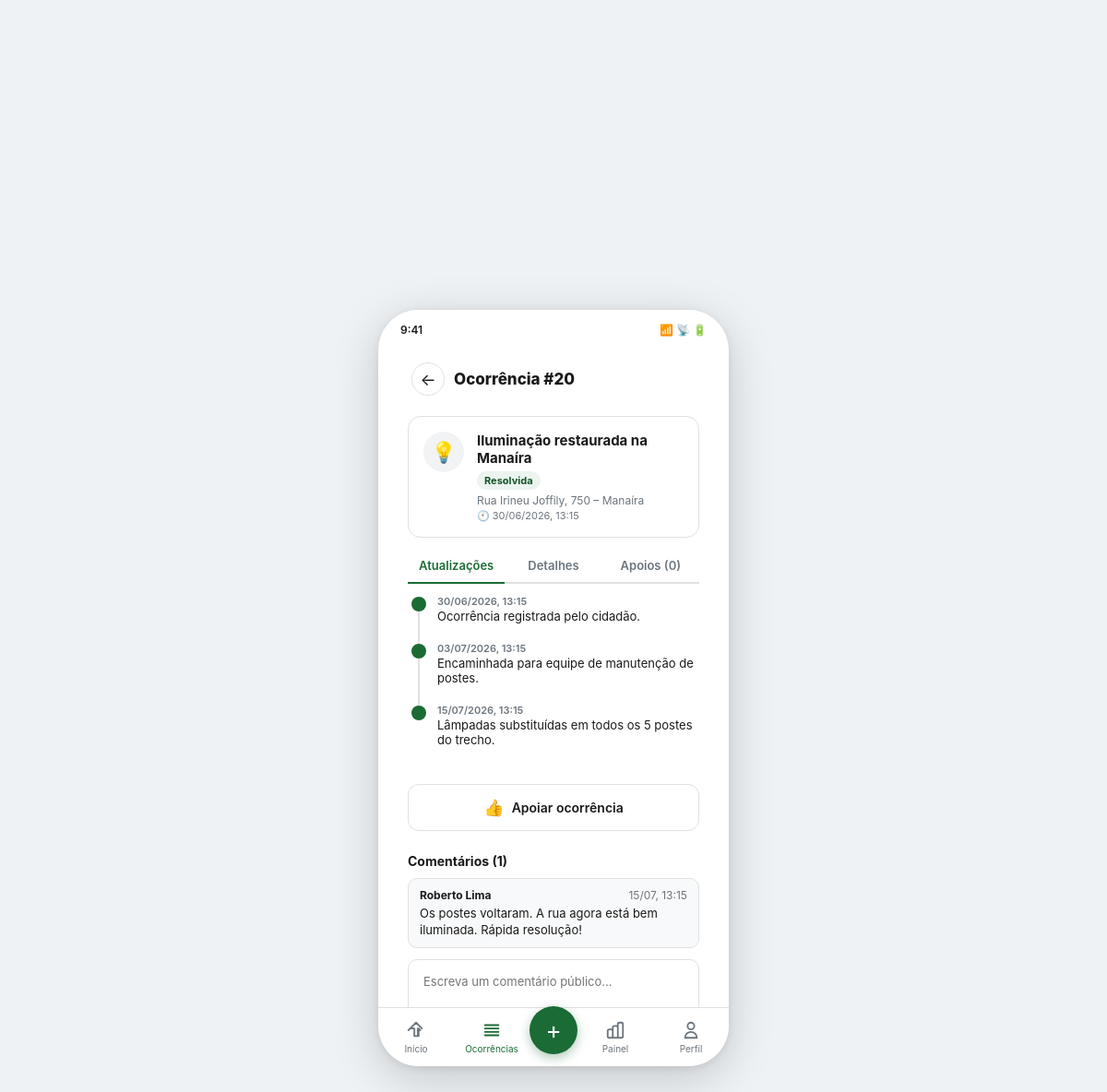
Screenshot of /?page=ocorrencia/detalhe&id=20 (signed in) with the database file from the repository.
### tables this page shows
CREATE TABLE IF NOT EXISTS ocorrencias (
    id INT AUTO_INCREMENT PRIMARY KEY,
    titulo VARCHAR(255) NOT NULL,
    descricao TEXT NOT NULL,
    categoria ENUM('buraco_na_via', 'iluminacao_publica', 'alagamento', 'terreno_baldio', 'limpeza_urbana', 'outros') NOT NULL,
    status ENUM('em_andamento', 'encaminhada', 'resolvida', 'cancelada', 'atrasada') NOT NULL DEFAULT 'em_andamento',
    prioridade ENUM('baixa', 'media', 'alta') NOT NULL DEFAULT 'media',
    usuario_id INT NOT NULL,
    secretaria_id INT NULL,
    data_registro TIMESTAMP DEFAULT CURRENT_TIMESTAMP,
    prazo_resolucao DATE NULL,
    data_conclusao TIMESTAMP NULL,
    justificativa_cancelamento TEXT NULL,
    FOREIGN KEY (usuario_id) REFERENCES usuarios(id) ON DELETE CASCADE,
    FOREIGN KEY (secretaria_id) REFERENCES secretarias(id) ON DELETE SET NULL
);

CREATE TABLE IF NOT EXISTS historico_status (
    id INT AUTO_INCREMENT PRIMARY KEY,
    ocorrencia_id INT NOT NULL,
    status_anterior VARCHAR(50) NULL,
    status_novo VARCHAR(50) NOT NULL,
    usuario_id INT NULL,
    observacao TEXT NULL,
    data TIMESTAMP DEFAULT CURRENT_TIMESTAMP,
    FOREIGN KEY (ocorrencia_id) REFERENCES ocorrencias(id) ON DELETE CASCADE,
    FOREIGN KEY (usuario_id) REFERENCES usuarios(id) ON DELETE SET NULL
);

CREATE TABLE IF NOT EXISTS comentarios (
    id INT AUTO_INCREMENT PRIMARY KEY,
    ocorrencia_id INT NOT NULL,
    usuario_id INT NOT NULL,
    texto TEXT NOT NULL,
    data TIMESTAMP DEFAULT CURRENT_TIMESTAMP,
    FOREIGN KEY (ocorrencia_id) REFERENCES ocorrencias(id) ON DELETE CASCADE,
    FOREIGN KEY (usuario_id) REFERENCES usuarios(id) ON DELETE CASCADE
);

CREATE TABLE IF NOT EXISTS usuarios (
    id INT AUTO_INCREMENT PRIMARY KEY,
    nome VARCHAR(255) NOT NULL,
    cpf VARCHAR(11) NOT NULL UNIQUE,
    telefone VARCHAR(20) NULL,
    email VARCHAR(255) NOT NULL UNIQUE,
    senha VARCHAR(255) NOT NULL,
    reputacao INT DEFAULT 1000,
    perfil ENUM('cidadao', 'administrador', 'secretaria') NOT NULL DEFAULT 'cidadao',
    ativo TINYINT(1) DEFAULT 1,
    data_cadastro TIMESTAMP DEFAULT CURRENT_TIMESTAMP
);

### controllers/OcorrenciaController.php (called while the page is built, shortened)
<?php
require_once __DIR__ . '/../models/Ocorrencia.php';
class OcorrenciaController {
    private Ocorrencia $ocorrenciaModel;
    public function __construct() {
        $db = Database::getInstance();
        $this->ocorrenciaModel = new Ocorrencia($db);
    }
    public function detalhe(int $idOcorrencia): void {
        $ocorrencia = $this->ocorrenciaModel->findById($idOcorrencia);
        $userApoiou = false;
        if (isLoggedIn()) {
            $userApoiou = $this->ocorrenciaModel->userApoiou($idOcorrencia, $_SESSION['user_id']);
        }
        require_once __DIR__ . '/../views/ocorrencias/detalhe.php';
    }
}

### models/Ocorrencia.php (called while the page is built, shortened)
<?php
class Ocorrencia {
    private PDO $db;
    public function __construct(PDO $db) {
        $this->db = $db;
    }
    public function findById(int $idOcorrencia): ?array {
        $query = "SELECT o.*, l.bairro, l.rua, l.numero, l.cidade, l.estado, l.latitude, l.longitude,
                       u.nome AS usuario_nome, u.email AS usuario_email,
                       s.nome AS secretaria_nome,
                       (SELECT COUNT(*) FROM apoios a WHERE a.ocorrencia_id = o.id) AS total_apoios,
                       (SELECT COUNT(*) FROM comentarios c WHERE c.ocorrencia_id = o.id) AS total_comentarios,
                       (SELECT COUNT(*) FROM validacoes_resolucao vr WHERE vr.ocorrencia_id = o.id AND vr.tipo = 'valida') AS total_validas,
                       (SELECT COUNT(*) FROM validacoes_resolucao vr WHERE vr.ocorrencia_id = o.id AND vr.tipo = 'contra_valida') AS total_contra_validas
                FROM ocorrencias o
                LEFT JOIN localizacoes l ON o.id = l.ocorrencia_id
                LEFT JOIN usuarios u ON o.usuario_id = u.id
                LEFT JOIN secretarias s ON o.secretaria_id = s.id
                WHERE o.id = :id LIMIT 1";
        $consulta = $this->db->prepare($query);
        $consulta->execute([':id' => $idOcorrencia]);
        $ocorrencia = $consulta->fetch();
        $consultaMidia = $this->db->prepare("SELECT * FROM midias WHERE ocorrencia_id = :id ORDER BY data_envio ASC");
        $consultaMidia->execute([':id' => $idOcorrencia]);
        $ocorrencia['midias'] = $consultaMidia->fetchAll();
        $consultaHist = $this->db->prepare("SELECT h.*, u.nome AS usuario_nome FROM historico_status h LEFT JOIN usuarios u ON h.usuario_id = u.id WHERE h.ocorrencia_id = :id ORDER BY h.data ASC");
        $consultaHist->execute([':id' => $idOcorrencia]);
        $historico = $consultaHist->fetchAll();
        $ocorrencia['historico'] = $historico;
        $ocorrencia['historico_status'] = $historico;
        $consultaCom = $this->db->prepare("SELECT c.*, u.nome AS usuario_nome FROM comentarios c LEFT JOIN usuarios u ON c.usuario_id = u.id WHERE c.ocorrencia_id = :id ORDER BY c.data ASC");
        $consultaCom->execute([':id' => $idOcorrencia]);
        $ocorrencia['comentarios'] = $consultaCom->fetchAll();
        return $ocorrencia;
    }
    public function userApoiou(int $idOcorrencia, int $idUsuario): bool {
        $consulta = $this->db->prepare("SELECT COUNT(*) FROM apoios WHERE ocorrencia_id = :o_id AND usuario_id = :u_id");
        $consulta->execute([':o_id' => $idOcorrencia, ':u_id' => $idUsuario]);
        return (int)$consulta->fetchColumn() > 0;
    }
}

### config/config.php (called while the page is built, shortened)
<?php
function isLoggedIn(): bool {
    return isset($_SESSION['user_id']) && !empty($_SESSION['user_id']);
}
function getFlash(): ?array {
    if (isset($_SESSION['flash'])) {
        $mensagemFlash = $_SESSION['flash'];
        return $mensagemFlash;
    }
    return null;
}
function sanitize(string $dados): string {
    return htmlspecialchars(trim($dados), ENT_QUOTES, 'UTF-8');
}

### views/ocorrencias/detalhe.php (the view, shortened to what this page needs)
<?php
require_once __DIR__ . '/../layout/header.php';
$flash = getFlash();
$badgeClass = 'badge-orange';
$statusText = 'Em andamento';
if ($ocorrencia['status'] === 'encaminhada') { $badgeClass = 'badge-blue'; $statusText = 'Encaminhada'; }
elseif ($ocorrencia['status'] === 'resolvida') { $badgeClass = 'badge-green'; $statusText = 'Resolvida'; }
elseif ($ocorrencia['status'] === 'cancelada') { $badgeClass = 'badge-red'; $statusText = 'Cancelada'; }
elseif ($ocorrencia['status'] === 'atrasada') { $badgeClass = 'badge-red'; $statusText = 'Atrasada'; }
$catIcon = '⚠️';
if ($ocorrencia['categoria'] === 'iluminacao_publica') $catIcon = '💡';
elseif ($ocorrencia['categoria'] === 'alagamento') $catIcon = '💧';
elseif ($ocorrencia['categoria'] === 'terreno_baldio') $catIcon = '🌿';
elseif ($ocorrencia['categoria'] === 'limpeza_urbana') $catIcon = '🗑️';
elseif ($ocorrencia['categoria'] === 'outros') $catIcon = '•••';
?>
<div class="screen-body">
    <div class="detail-header">
        <a href="?page=painel" class="back-btn" title="Voltar">←</a>
        <span class="detail-title">Ocorrência #<?= $ocorrencia['id'] ?></span>
    </div>
    <?php if ($flash): ?>
        <div style="padding: 0 16px 10px;">
        </div>
    <?php endif; ?>
    <div class="occ-detail-card">
        <div class="occ-detail-icon"><?= $catIcon ?></div>
        <div class="occ-detail-info">
            <div class="occ-detail-title"><?= sanitize($ocorrencia['titulo']) ?></div>
            <span class="badge <?= $badgeClass ?>" style="display:inline-block; margin: 2px 0 4px;"><?= $statusText ?></span>
            <div class="occ-detail-addr"><?= sanitize(($ocorrencia['rua'] ?? '') . ', ' . ($ocorrencia['numero'] ?? '') . ' – ' . ($ocorrencia['bairro'] ?? '')) ?></div>
            <div class="occ-detail-time">🕙 <?= date('d/m/Y, H:i', strtotime($ocorrencia['data_registro'])) ?></div>
        </div>
    </div>
    <div class="detail-tabs">
        <div class="detail-tab active" data-tab="tabUpdates" onclick="switchDetailTab('tabUpdates', this)">Atualizações</div>
        <div class="detail-tab" data-tab="tabDetails" onclick="switchDetailTab('tabDetails', this)">Detalhes</div>
        <div class="detail-tab" data-tab="tabSupports" onclick="switchDetailTab('tabSupports', this)">Apoios (<?= $ocorrencia['total_apoios'] ?>)</div>
    </div>
    <div id="tabUpdates" class="tab-content" style="display: block;">
        <div class="timeline">
            <?php if (empty($ocorrencia['historico'])): ?>
                <div class="timeline-item">
                    <div class="tl-dot"></div>
                    <div class="tl-content">
                        <div class="tl-time"><?= date('d/m/Y, H:i', strtotime($ocorrencia['data_registro'])) ?></div>
                        <div class="tl-text">Ocorrência registrada pelo cidadão</div>
                    </div>
                </div>
            <?php else: ?>
                <?php foreach ($ocorrencia['historico'] as $hist): ?>
                    <div class="timeline-item">
                        <div class="tl-dot"></div>
                        <div class="tl-content">
                            <div class="tl-time"><?= date('d/m/Y, H:i', strtotime($hist['data'])) ?></div>
                            <div class="tl-text"><?= sanitize($hist['observacao'] ?? ('Status atualizado para: ' . strtoupper(str_replace('_', ' ', $hist['status_novo'])))) ?></div>
                        </div>
                    </div>
                <?php endforeach; ?>
            <?php endif; ?>
        </div>
    </div>
    <div style="margin-top: 8px;">
        <?php if (isLoggedIn()): ?>
            <form action="?page=ocorrencia/apoiar&id=<?= $ocorrencia['id'] ?>" method="POST">
                <button type="submit" class="support-btn">
                    <span class="thumb">👍</span>
                    <?= $userApoiou ? 'Apoio registrado' : 'Apoiar ocorrência' ?>
                </button>
            </form>
        <?php else: ?>
            <a href="?page=auth/login" class="support-btn">
                <span class="thumb">👍</span> Apoiar ocorrência
            </a>
        <?php endif; ?>
    </div>
    <div style="padding: 12px 16px 24px;">
        <h4 style="font-size: 14px; font-weight: 700; margin-bottom: 10px;">Comentários (<?= count($ocorrencia['comentarios']) ?>)</h4>
        <?php if (empty($ocorrencia['comentarios'])): ?>
            <p style="font-size: 12px; color: var(--text-muted); margin-bottom: 12px;">Seja o primeiro a comentar nesta ocorrência.</p>
        <?php else: ?>
            <?php foreach ($ocorrencia['comentarios'] as $com): ?>
                <div style="background: var(--gray-50); padding: 10px 12px; border-radius: 10px; margin-bottom: 8px; border: 1px solid var(--border);">
                    <div style="display:flex; justify-content:space-between; font-size:12px; font-weight:700; margin-bottom:3px;">
                        <span><?= sanitize($com['usuario_nome']) ?></span>
                        <span style="font-weight:400; color:var(--text-muted);"><?= date('d/m, H:i', strtotime($com['data'])) ?></span>
                    </div>
                    <div style="font-size:13px; color:var(--text); line-height: 1.4;"><?= sanitize($com['texto']) ?></div>
                </div>
            <?php endforeach; ?>
        <?php endif; ?>
        <?php if (isLoggedIn()): ?>
            <form action="?page=ocorrencia/comentar&id=<?= $ocorrencia['id'] ?>" method="POST" style="margin-top: 12px;">
                <textarea name="texto" class="textarea-field" style="min-height: 64px; font-size: 13px;" placeholder="Escreva um comentário público..." required></textarea>
            </form>
        <?php endif; ?>
    </div>
</div>
<?php
require_once __DIR__ . '/../layout/nav.php';
require_once __DIR__ . '/../layout/footer.php';
?>

### public/css/style.css (style rules this page uses)
:root { --green: #1B6B35; --green-light: #2E8B4A; --green-bg: #EBF4EE; --green-text: #155228; --orange: #F57C00; --orange-bg: #FFF3E0; --blue: #1565C0; --blue-bg: #E3F0FF; --gray-50: #F8F9FA; --gray-100: #F1F3F5; --gray-200: #E9ECEF; --gray-400: #ADB5BD; --gray-600: #6C757D; --gray-800: #343A40; --border: #E0E0E0; --text: #1A1A1A; --text-muted: #6C757D; --font-family: -apple-system, BlinkMacSystemFont, 'Segoe UI', Roboto, Helvetica, Arial, sans-serif; --shadow-sm: 0 2px 4px rgba(0,0,0,0.05); --shadow-md: 0 8px 40px rgba(0,0,0,0.14); }
* { box-sizing: border-box; margin: 0; padding: 0; font-family: var(--font-family); -webkit-tap-highlight-color: transparent; }
body { background: #eef2f5; color: var(--text); display: flex; justify-content: center; align-items: center; min-height: 100vh; padding: 20px 0; overflow: hidden; }
.screen-body, .content { flex: 1; overflow-y: auto; -webkit-overflow-scrolling: touch; display: flex; flex-direction: column; justify-content: flex-start; padding: 12px 16px 24px; }
.back-btn { width: 36px; height: 36px; display: flex; align-items: center; justify-content: center; border-radius: 50%; border: 1px solid var(--border); cursor: pointer; color: var(--text); font-size: 18px; text-decoration: none; }
.textarea-field { width: 100%; min-height: 100px; padding: 14px 16px; border: 1.5px solid var(--border); border-radius: 10px; font-size: 14px; color: var(--text); background: #fff; resize: none; font-family: inherit; line-height: 1.5; outline: none; }
.detail-header { padding: 12px 20px; display: flex; align-items: center; gap: 10px; }
.detail-title { font-size: 17px; font-weight: 800; color: var(--text); }
.occ-detail-card { margin: 0 16px 12px; padding: 16px; border: 1px solid var(--border); border-radius: 14px; display: flex; gap: 14px; align-items: flex-start; background: #fff; }
.occ-detail-icon { width: 44px; height: 44px; background: var(--gray-100); border-radius: 50%; display: flex; align-items: center; justify-content: center; font-size: 22px; flex-shrink: 0; }
.occ-detail-info { flex: 1; }
.occ-detail-title { font-size: 15px; font-weight: 700; color: var(--text); margin-bottom: 3px; }
.occ-detail-addr { font-size: 12px; color: var(--text-muted); }
.occ-detail-time { font-size: 11px; color: var(--text-muted); margin-top: 2px; display: flex; align-items: center; gap: 4px; }
.detail-tabs { display: flex; border-bottom: 2px solid var(--border); margin: 0 16px 12px; }
.detail-tab { flex: 1; text-align: center; padding: 10px 0; font-size: 13px; font-weight: 600; color: var(--text-muted); cursor: pointer; border-bottom: 2px solid transparent; margin-bottom: -2px; }
.detail-tab.active { color: var(--green); border-bottom-color: var(--green); }
.timeline { padding: 0 20px; display: flex; flex-direction: column; gap: 0; }
.timeline-item { display: flex; gap: 12px; align-items: flex-start; padding-bottom: 20px; position: relative; }
.timeline-item:not(:last-child)::before { content: ''; position: absolute; left: 7px; top: 18px; width: 2px; height: calc(100% - 4px); background: var(--border); }
.tl-dot { width: 16px; height: 16px; background: var(--green); border-radius: 50%; flex-shrink: 0; margin-top: 2px; z-index: 1; }
.tl-time { font-size: 11px; color: var(--text-muted); font-weight: 600; }
.tl-text { font-size: 13px; color: var(--text); margin-top: 1px; }
.support-btn { margin: 12px 16px; padding: 14px; border: 1.5px solid var(--border); border-radius: 12px; display: flex; align-items: center; justify-content: center; gap: 8px; font-size: 14px; font-weight: 600; color: var(--text); cursor: pointer; background: #fff; text-decoration: none; width: calc(100% - 32px); font-family: inherit; }
.support-btn .thumb { font-size: 18px; }
.badge { padding: 3px 8px; border-radius: 20px; font-size: 11px; font-weight: 700; white-space: nowrap; flex-shrink: 0; }
.badge-green { background: var(--green-bg); color: var(--green-text); }

### rows the page displays
ocorrencias: id "20", categoria "💡", titulo "Iluminação restaurada na Manaíra", status "Resolvida", data_registro "30/06/2026, 13:15"
historico_status: data "30/06/2026, 13:15", observacao "Ocorrência registrada pelo cidadão."
historico_status: data "03/07/2026, 13:15", observacao "Encaminhada para equipe de manutenção de postes."
historico_status: data "15/07/2026, 13:15", observacao "Lâmpadas substituídas em todos os 5 postes do trecho."
comentarios: usuario.nome "Roberto Lima", data "15/07, 13:15", texto "Os postes voltaram. A rua agora está bem iluminada. Rápida resolução!"

### other values shown
$ocorrencia['total_apoios'] "0"
count($ocorrencia['comentarios']) "1"
